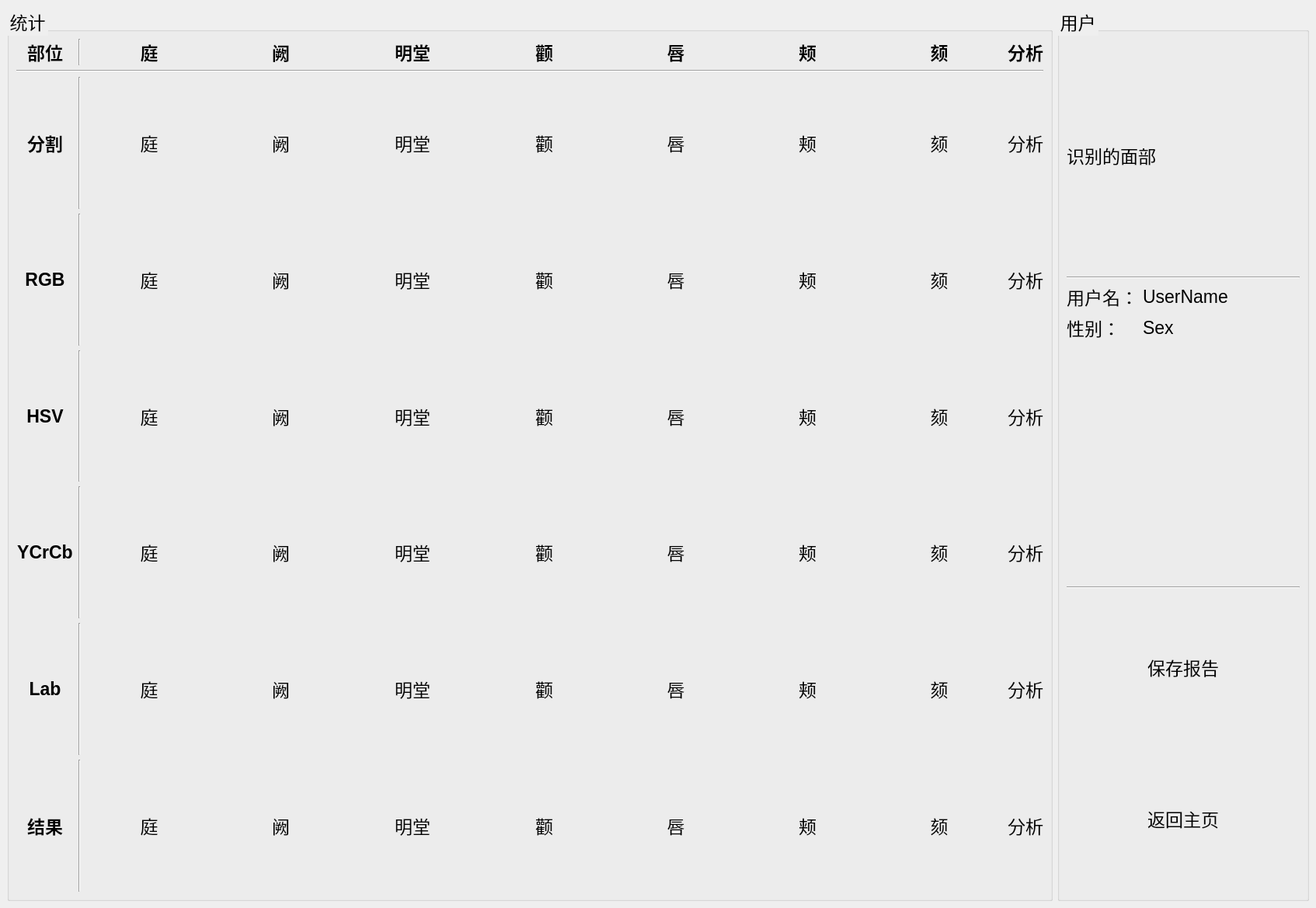
<?xml version="1.0" encoding="UTF-8"?>
<ui version="4.0">
 <class>MainWindow</class>
 <widget class="QMainWindow" name="MainWindow">
  <property name="geometry">
   <rect>
    <x>0</x>
    <y>0</y>
    <width>1694</width>
    <height>1169</height>
   </rect>
  </property>
  <property name="windowTitle">
   <string>MainWindow</string>
  </property>
  <property name="styleSheet">
   <string notr="true">* {
	font-size:23px
}</string>
  </property>
  <widget class="QWidget" name="centralwidget">
   <layout class="QGridLayout" name="gridLayout_3" columnstretch="8,0">
    <item row="0" column="1">
     <widget class="QGroupBox" name="groupBox_2">
      <property name="title">
       <string>用户</string>
      </property>
      <layout class="QVBoxLayout" name="verticalLayout_6" stretch="0">
       <item>
        <layout class="QVBoxLayout" name="verticalLayout_5" stretch="0,0,0,0,0">
         <property name="sizeConstraint">
          <enum>QLayout::SetDefaultConstraint</enum>
         </property>
         <item>
          <layout class="QVBoxLayout" name="verticalLayout_3">
           <item>
            <widget class="QLabel" name="label_face_drawed">
             <property name="sizePolicy">
              <sizepolicy hsizetype="Minimum" vsizetype="Fixed">
               <horstretch>0</horstretch>
               <verstretch>0</verstretch>
              </sizepolicy>
             </property>
             <property name="minimumSize">
              <size>
               <width>300</width>
               <height>300</height>
              </size>
             </property>
             <property name="text">
              <string>识别的面部</string>
             </property>
            </widget>
           </item>
          </layout>
         </item>
         <item>
          <widget class="Line" name="line_2">
           <property name="orientation">
            <enum>Qt::Horizontal</enum>
           </property>
          </widget>
         </item>
         <item>
          <layout class="QFormLayout" name="formLayout_2">
           <property name="labelAlignment">
            <set>Qt::AlignLeading|Qt::AlignLeft|Qt::AlignVCenter</set>
           </property>
           <item row="0" column="0">
            <widget class="QLabel" name="label">
             <property name="text">
              <string>用户名：</string>
             </property>
            </widget>
           </item>
           <item row="0" column="1">
            <widget class="QLabel" name="label_username">
             <property name="text">
              <string>UserName</string>
             </property>
            </widget>
           </item>
           <item row="1" column="0">
            <widget class="QLabel" name="label_3">
             <property name="text">
              <string>性别：</string>
             </property>
            </widget>
           </item>
           <item row="1" column="1">
            <widget class="QLabel" name="label_sex">
             <property name="text">
              <string>Sex</string>
             </property>
            </widget>
           </item>
          </layout>
         </item>
         <item>
          <widget class="Line" name="line_3">
           <property name="orientation">
            <enum>Qt::Horizontal</enum>
           </property>
          </widget>
         </item>
         <item>
          <layout class="QVBoxLayout" name="verticalLayout_7">
           <item>
            <widget class="QPushButton" name="pushButton_save_report">
             <property name="sizePolicy">
              <sizepolicy hsizetype="Minimum" vsizetype="Minimum">
               <horstretch>0</horstretch>
               <verstretch>0</verstretch>
              </sizepolicy>
             </property>
             <property name="text">
              <string>保存报告</string>
             </property>
             <property name="flat">
              <bool>true</bool>
             </property>
            </widget>
           </item>
           <item>
            <widget class="QPushButton" name="pushButton_back_home">
             <property name="sizePolicy">
              <sizepolicy hsizetype="Minimum" vsizetype="Minimum">
               <horstretch>0</horstretch>
               <verstretch>0</verstretch>
              </sizepolicy>
             </property>
             <property name="text">
              <string>返回主页</string>
             </property>
             <property name="flat">
              <bool>true</bool>
             </property>
            </widget>
           </item>
          </layout>
         </item>
        </layout>
       </item>
      </layout>
     </widget>
    </item>
    <item row="0" column="0">
     <widget class="QGroupBox" name="groupBox">
      <property name="title">
       <string>统计</string>
      </property>
      <layout class="QVBoxLayout" name="verticalLayout_2" stretch="1,7,7,7,7,7,7,7">
       <item>
        <layout class="QHBoxLayout" name="horizontalLayout_header">
         <item>
          <widget class="QLabel" name="label_part_header">
           <property name="enabled">
            <bool>true</bool>
           </property>
           <property name="sizePolicy">
            <sizepolicy hsizetype="Fixed" vsizetype="Preferred">
             <horstretch>0</horstretch>
             <verstretch>0</verstretch>
            </sizepolicy>
           </property>
           <property name="minimumSize">
            <size>
             <width>74</width>
             <height>0</height>
            </size>
           </property>
           <property name="maximumSize">
            <size>
             <width>74</width>
             <height>16777215</height>
            </size>
           </property>
           <property name="styleSheet">
            <string notr="true">font-weight:bold</string>
           </property>
           <property name="text">
            <string>部位</string>
           </property>
           <property name="alignment">
            <set>Qt::AlignCenter</set>
           </property>
          </widget>
         </item>
         <item>
          <widget class="Line" name="line_10">
           <property name="orientation">
            <enum>Qt::Vertical</enum>
           </property>
          </widget>
         </item>
         <item>
          <widget class="QLabel" name="label_ting_header">
           <property name="styleSheet">
            <string notr="true">font-weight:bold</string>
           </property>
           <property name="text">
            <string>庭</string>
           </property>
           <property name="alignment">
            <set>Qt::AlignCenter</set>
           </property>
          </widget>
         </item>
         <item>
          <widget class="QLabel" name="label_label_que_herder">
           <property name="styleSheet">
            <string notr="true">font-weight:bold</string>
           </property>
           <property name="text">
            <string>阙</string>
           </property>
           <property name="alignment">
            <set>Qt::AlignCenter</set>
           </property>
          </widget>
         </item>
         <item>
          <widget class="QLabel" name="label_ming_tang_header">
           <property name="styleSheet">
            <string notr="true">font-weight:bold</string>
           </property>
           <property name="text">
            <string>明堂</string>
           </property>
           <property name="alignment">
            <set>Qt::AlignCenter</set>
           </property>
          </widget>
         </item>
         <item>
          <widget class="QLabel" name="lebel_quan_header">
           <property name="styleSheet">
            <string notr="true">font-weight:bold</string>
           </property>
           <property name="text">
            <string>颧</string>
           </property>
           <property name="alignment">
            <set>Qt::AlignCenter</set>
           </property>
          </widget>
         </item>
         <item>
          <widget class="QLabel" name="label_chun_header">
           <property name="styleSheet">
            <string notr="true">font-weight:bold</string>
           </property>
           <property name="text">
            <string>唇</string>
           </property>
           <property name="alignment">
            <set>Qt::AlignCenter</set>
           </property>
          </widget>
         </item>
         <item>
          <widget class="QLabel" name="label_jia_header">
           <property name="styleSheet">
            <string notr="true">font-weight:bold</string>
           </property>
           <property name="text">
            <string>颊</string>
           </property>
           <property name="alignment">
            <set>Qt::AlignCenter</set>
           </property>
          </widget>
         </item>
         <item>
          <widget class="QLabel" name="label_ke_header">
           <property name="styleSheet">
            <string notr="true">font-weight:bold</string>
           </property>
           <property name="text">
            <string>颏</string>
           </property>
           <property name="alignment">
            <set>Qt::AlignCenter</set>
           </property>
          </widget>
         </item>
         <item>
          <widget class="QLabel" name="label_fenxi_header">
           <property name="sizePolicy">
            <sizepolicy hsizetype="Fixed" vsizetype="Preferred">
             <horstretch>0</horstretch>
             <verstretch>0</verstretch>
            </sizepolicy>
           </property>
           <property name="styleSheet">
            <string notr="true">font-weight:bold</string>
           </property>
           <property name="text">
            <string>分析</string>
           </property>
           <property name="alignment">
            <set>Qt::AlignCenter</set>
           </property>
          </widget>
         </item>
        </layout>
       </item>
       <item>
        <widget class="Line" name="line">
         <property name="orientation">
          <enum>Qt::Horizontal</enum>
         </property>
        </widget>
       </item>
       <item>
        <layout class="QHBoxLayout" name="horizontalLayout_user">
         <item>
          <widget class="QLabel" name="label_part_user">
           <property name="enabled">
            <bool>true</bool>
           </property>
           <property name="sizePolicy">
            <sizepolicy hsizetype="Fixed" vsizetype="Preferred">
             <horstretch>0</horstretch>
             <verstretch>0</verstretch>
            </sizepolicy>
           </property>
           <property name="minimumSize">
            <size>
             <width>74</width>
             <height>0</height>
            </size>
           </property>
           <property name="maximumSize">
            <size>
             <width>74</width>
             <height>16777215</height>
            </size>
           </property>
           <property name="styleSheet">
            <string notr="true">font-weight:bold</string>
           </property>
           <property name="text">
            <string>分割</string>
           </property>
           <property name="alignment">
            <set>Qt::AlignCenter</set>
           </property>
          </widget>
         </item>
         <item>
          <widget class="Line" name="line_4">
           <property name="orientation">
            <enum>Qt::Vertical</enum>
           </property>
          </widget>
         </item>
         <item>
          <widget class="QLabel" name="label_ting_user">
           <property name="text">
            <string>庭</string>
           </property>
           <property name="alignment">
            <set>Qt::AlignCenter</set>
           </property>
          </widget>
         </item>
         <item>
          <widget class="QLabel" name="label_que_user">
           <property name="text">
            <string>阙</string>
           </property>
           <property name="alignment">
            <set>Qt::AlignCenter</set>
           </property>
          </widget>
         </item>
         <item>
          <widget class="QLabel" name="label_ming_tang_user">
           <property name="text">
            <string>明堂</string>
           </property>
           <property name="alignment">
            <set>Qt::AlignCenter</set>
           </property>
          </widget>
         </item>
         <item>
          <widget class="QLabel" name="label_quan_user">
           <property name="text">
            <string>颧</string>
           </property>
           <property name="alignment">
            <set>Qt::AlignCenter</set>
           </property>
          </widget>
         </item>
         <item>
          <widget class="QLabel" name="label_chun_user">
           <property name="text">
            <string>唇</string>
           </property>
           <property name="alignment">
            <set>Qt::AlignCenter</set>
           </property>
          </widget>
         </item>
         <item>
          <widget class="QLabel" name="label_jia_user">
           <property name="text">
            <string>颊</string>
           </property>
           <property name="alignment">
            <set>Qt::AlignCenter</set>
           </property>
          </widget>
         </item>
         <item>
          <widget class="QLabel" name="label_ke_user">
           <property name="text">
            <string>颏</string>
           </property>
           <property name="alignment">
            <set>Qt::AlignCenter</set>
           </property>
          </widget>
         </item>
         <item>
          <widget class="QLabel" name="label_fenxi_user">
           <property name="sizePolicy">
            <sizepolicy hsizetype="Fixed" vsizetype="Preferred">
             <horstretch>0</horstretch>
             <verstretch>0</verstretch>
            </sizepolicy>
           </property>
           <property name="text">
            <string>分析</string>
           </property>
           <property name="alignment">
            <set>Qt::AlignCenter</set>
           </property>
          </widget>
         </item>
        </layout>
       </item>
       <item>
        <layout class="QHBoxLayout" name="horizontalLayout_rgb">
         <item>
          <widget class="QLabel" name="label_part_rgb">
           <property name="enabled">
            <bool>true</bool>
           </property>
           <property name="sizePolicy">
            <sizepolicy hsizetype="Fixed" vsizetype="Preferred">
             <horstretch>0</horstretch>
             <verstretch>0</verstretch>
            </sizepolicy>
           </property>
           <property name="minimumSize">
            <size>
             <width>74</width>
             <height>0</height>
            </size>
           </property>
           <property name="maximumSize">
            <size>
             <width>74</width>
             <height>16777215</height>
            </size>
           </property>
           <property name="styleSheet">
            <string notr="true">font-weight:bold</string>
           </property>
           <property name="text">
            <string>RGB</string>
           </property>
           <property name="alignment">
            <set>Qt::AlignCenter</set>
           </property>
          </widget>
         </item>
         <item>
          <widget class="Line" name="line_5">
           <property name="orientation">
            <enum>Qt::Vertical</enum>
           </property>
          </widget>
         </item>
         <item>
          <widget class="QLabel" name="label_ting_rgb">
           <property name="text">
            <string>庭</string>
           </property>
           <property name="alignment">
            <set>Qt::AlignCenter</set>
           </property>
          </widget>
         </item>
         <item>
          <widget class="QLabel" name="label_que_rgb">
           <property name="text">
            <string>阙</string>
           </property>
           <property name="alignment">
            <set>Qt::AlignCenter</set>
           </property>
          </widget>
         </item>
         <item>
          <widget class="QLabel" name="label_ming_tang_rgb">
           <property name="text">
            <string>明堂</string>
           </property>
           <property name="alignment">
            <set>Qt::AlignCenter</set>
           </property>
          </widget>
         </item>
         <item>
          <widget class="QLabel" name="label_quan_rgb">
           <property name="text">
            <string>颧</string>
           </property>
           <property name="alignment">
            <set>Qt::AlignCenter</set>
           </property>
          </widget>
         </item>
         <item>
          <widget class="QLabel" name="label_chun_rgb">
           <property name="text">
            <string>唇</string>
           </property>
           <property name="alignment">
            <set>Qt::AlignCenter</set>
           </property>
          </widget>
         </item>
         <item>
          <widget class="QLabel" name="label_jia_rgb">
           <property name="text">
            <string>颊</string>
           </property>
           <property name="alignment">
            <set>Qt::AlignCenter</set>
           </property>
          </widget>
         </item>
         <item>
          <widget class="QLabel" name="label_ke_rgb">
           <property name="text">
            <string>颏</string>
           </property>
           <property name="alignment">
            <set>Qt::AlignCenter</set>
           </property>
          </widget>
         </item>
         <item>
          <widget class="QLabel" name="label_fenxi_rgb">
           <property name="sizePolicy">
            <sizepolicy hsizetype="Fixed" vsizetype="Preferred">
             <horstretch>0</horstretch>
             <verstretch>0</verstretch>
            </sizepolicy>
           </property>
           <property name="text">
            <string>分析</string>
           </property>
           <property name="alignment">
            <set>Qt::AlignCenter</set>
           </property>
          </widget>
         </item>
        </layout>
       </item>
       <item>
        <layout class="QHBoxLayout" name="horizontalLayout_hsv">
         <item>
          <widget class="QLabel" name="label_part_hsv">
           <property name="enabled">
            <bool>true</bool>
           </property>
           <property name="sizePolicy">
            <sizepolicy hsizetype="Fixed" vsizetype="Preferred">
             <horstretch>0</horstretch>
             <verstretch>0</verstretch>
            </sizepolicy>
           </property>
           <property name="minimumSize">
            <size>
             <width>74</width>
             <height>0</height>
            </size>
           </property>
           <property name="maximumSize">
            <size>
             <width>74</width>
             <height>16777215</height>
            </size>
           </property>
           <property name="styleSheet">
            <string notr="true">font-weight:bold</string>
           </property>
           <property name="text">
            <string>HSV</string>
           </property>
           <property name="alignment">
            <set>Qt::AlignCenter</set>
           </property>
          </widget>
         </item>
         <item>
          <widget class="Line" name="line_6">
           <property name="orientation">
            <enum>Qt::Vertical</enum>
           </property>
          </widget>
         </item>
         <item>
          <widget class="QLabel" name="label_ting_hsv">
           <property name="text">
            <string>庭</string>
           </property>
           <property name="alignment">
            <set>Qt::AlignCenter</set>
           </property>
          </widget>
         </item>
         <item>
          <widget class="QLabel" name="label_que_hsv">
           <property name="text">
            <string>阙</string>
           </property>
           <property name="alignment">
            <set>Qt::AlignCenter</set>
           </property>
          </widget>
         </item>
         <item>
          <widget class="QLabel" name="label_ming_tang_hsv">
           <property name="text">
            <string>明堂</string>
           </property>
           <property name="alignment">
            <set>Qt::AlignCenter</set>
           </property>
          </widget>
         </item>
         <item>
          <widget class="QLabel" name="label_quan_hsv">
           <property name="text">
            <string>颧</string>
           </property>
           <property name="alignment">
            <set>Qt::AlignCenter</set>
           </property>
          </widget>
         </item>
         <item>
          <widget class="QLabel" name="label_chun_hsv">
           <property name="text">
            <string>唇</string>
           </property>
           <property name="alignment">
            <set>Qt::AlignCenter</set>
           </property>
          </widget>
         </item>
         <item>
          <widget class="QLabel" name="label_jia_hsv">
           <property name="text">
            <string>颊</string>
           </property>
           <property name="alignment">
            <set>Qt::AlignCenter</set>
           </property>
          </widget>
         </item>
         <item>
          <widget class="QLabel" name="label_ke_hsv">
           <property name="text">
            <string>颏</string>
           </property>
           <property name="alignment">
            <set>Qt::AlignCenter</set>
           </property>
          </widget>
         </item>
         <item>
          <widget class="QLabel" name="label_fenxi_hsv">
           <property name="sizePolicy">
            <sizepolicy hsizetype="Fixed" vsizetype="Preferred">
             <horstretch>0</horstretch>
             <verstretch>0</verstretch>
            </sizepolicy>
           </property>
           <property name="text">
            <string>分析</string>
           </property>
           <property name="alignment">
            <set>Qt::AlignCenter</set>
           </property>
          </widget>
         </item>
        </layout>
       </item>
       <item>
        <layout class="QHBoxLayout" name="horizontalLayout_ycrcb">
         <item>
          <widget class="QLabel" name="label_part_ycrcb">
           <property name="enabled">
            <bool>true</bool>
           </property>
           <property name="sizePolicy">
            <sizepolicy hsizetype="Fixed" vsizetype="Preferred">
             <horstretch>0</horstretch>
             <verstretch>0</verstretch>
            </sizepolicy>
           </property>
           <property name="minimumSize">
            <size>
             <width>74</width>
             <height>0</height>
            </size>
           </property>
           <property name="maximumSize">
            <size>
             <width>74</width>
             <height>16777215</height>
            </size>
           </property>
           <property name="styleSheet">
            <string notr="true">font-weight:bold</string>
           </property>
           <property name="text">
            <string>YCrCb</string>
           </property>
           <property name="alignment">
            <set>Qt::AlignCenter</set>
           </property>
          </widget>
         </item>
         <item>
          <widget class="Line" name="line_7">
           <property name="orientation">
            <enum>Qt::Vertical</enum>
           </property>
          </widget>
         </item>
         <item>
          <widget class="QLabel" name="label_ting_ycrcb">
           <property name="text">
            <string>庭</string>
           </property>
           <property name="alignment">
            <set>Qt::AlignCenter</set>
           </property>
          </widget>
         </item>
         <item>
          <widget class="QLabel" name="label_que_ycrcb">
           <property name="text">
            <string>阙</string>
           </property>
           <property name="alignment">
            <set>Qt::AlignCenter</set>
           </property>
          </widget>
         </item>
         <item>
          <widget class="QLabel" name="label_ming_tang_ycrcb">
           <property name="text">
            <string>明堂</string>
           </property>
           <property name="alignment">
            <set>Qt::AlignCenter</set>
           </property>
          </widget>
         </item>
         <item>
          <widget class="QLabel" name="label_quan_ycrcb">
           <property name="text">
            <string>颧</string>
           </property>
           <property name="alignment">
            <set>Qt::AlignCenter</set>
           </property>
          </widget>
         </item>
         <item>
          <widget class="QLabel" name="label_chun_ycrcb">
           <property name="text">
            <string>唇</string>
           </property>
           <property name="alignment">
            <set>Qt::AlignCenter</set>
           </property>
          </widget>
         </item>
         <item>
          <widget class="QLabel" name="label_jia_ycrcb">
           <property name="text">
            <string>颊</string>
           </property>
           <property name="alignment">
            <set>Qt::AlignCenter</set>
           </property>
          </widget>
         </item>
         <item>
          <widget class="QLabel" name="label_ke_ycrcb">
           <property name="text">
            <string>颏</string>
           </property>
           <property name="alignment">
            <set>Qt::AlignCenter</set>
           </property>
          </widget>
         </item>
         <item>
          <widget class="QLabel" name="label_fenxi_ycrcb">
           <property name="sizePolicy">
            <sizepolicy hsizetype="Fixed" vsizetype="Preferred">
             <horstretch>0</horstretch>
             <verstretch>0</verstretch>
            </sizepolicy>
           </property>
           <property name="text">
            <string>分析</string>
           </property>
           <property name="alignment">
            <set>Qt::AlignCenter</set>
           </property>
          </widget>
         </item>
        </layout>
       </item>
       <item>
        <layout class="QHBoxLayout" name="horizontalLayout_lab">
         <item>
          <widget class="QLabel" name="label_part_lab">
           <property name="enabled">
            <bool>true</bool>
           </property>
           <property name="sizePolicy">
            <sizepolicy hsizetype="Fixed" vsizetype="Preferred">
             <horstretch>0</horstretch>
             <verstretch>0</verstretch>
            </sizepolicy>
           </property>
           <property name="minimumSize">
            <size>
             <width>74</width>
             <height>0</height>
            </size>
           </property>
           <property name="maximumSize">
            <size>
             <width>74</width>
             <height>16777215</height>
            </size>
           </property>
           <property name="styleSheet">
            <string notr="true">font-weight:bold</string>
           </property>
           <property name="text">
            <string>Lab</string>
           </property>
           <property name="alignment">
            <set>Qt::AlignCenter</set>
           </property>
          </widget>
         </item>
         <item>
          <widget class="Line" name="line_8">
           <property name="orientation">
            <enum>Qt::Vertical</enum>
           </property>
          </widget>
         </item>
         <item>
          <widget class="QLabel" name="label_ting_lab">
           <property name="text">
            <string>庭</string>
           </property>
           <property name="alignment">
            <set>Qt::AlignCenter</set>
           </property>
          </widget>
         </item>
         <item>
          <widget class="QLabel" name="label_que_lab">
           <property name="text">
            <string>阙</string>
           </property>
           <property name="alignment">
            <set>Qt::AlignCenter</set>
           </property>
          </widget>
         </item>
         <item>
          <widget class="QLabel" name="label_ming_tang_lab">
           <property name="text">
            <string>明堂</string>
           </property>
           <property name="alignment">
            <set>Qt::AlignCenter</set>
           </property>
          </widget>
         </item>
         <item>
          <widget class="QLabel" name="label_quan_lab">
           <property name="text">
            <string>颧</string>
           </property>
           <property name="alignment">
            <set>Qt::AlignCenter</set>
           </property>
          </widget>
         </item>
         <item>
          <widget class="QLabel" name="label_chun_lab">
           <property name="text">
            <string>唇</string>
           </property>
           <property name="alignment">
            <set>Qt::AlignCenter</set>
           </property>
          </widget>
         </item>
         <item>
          <widget class="QLabel" name="label_jia_lab">
           <property name="text">
            <string>颊</string>
           </property>
           <property name="alignment">
            <set>Qt::AlignCenter</set>
           </property>
          </widget>
         </item>
         <item>
          <widget class="QLabel" name="label_ke_lab">
           <property name="text">
            <string>颏</string>
           </property>
           <property name="alignment">
            <set>Qt::AlignCenter</set>
           </property>
          </widget>
         </item>
         <item>
          <widget class="QLabel" name="label_fenxi_lab">
           <property name="sizePolicy">
            <sizepolicy hsizetype="Fixed" vsizetype="Preferred">
             <horstretch>0</horstretch>
             <verstretch>0</verstretch>
            </sizepolicy>
           </property>
           <property name="text">
            <string>分析</string>
           </property>
           <property name="alignment">
            <set>Qt::AlignCenter</set>
           </property>
          </widget>
         </item>
        </layout>
       </item>
       <item>
        <layout class="QHBoxLayout" name="horizontalLayout_result">
         <item>
          <widget class="QLabel" name="label_part_result">
           <property name="enabled">
            <bool>true</bool>
           </property>
           <property name="sizePolicy">
            <sizepolicy hsizetype="Fixed" vsizetype="Preferred">
             <horstretch>0</horstretch>
             <verstretch>0</verstretch>
            </sizepolicy>
           </property>
           <property name="minimumSize">
            <size>
             <width>74</width>
             <height>0</height>
            </size>
           </property>
           <property name="maximumSize">
            <size>
             <width>74</width>
             <height>16777215</height>
            </size>
           </property>
           <property name="styleSheet">
            <string notr="true">font-weight:bold</string>
           </property>
           <property name="text">
            <string>结果</string>
           </property>
           <property name="alignment">
            <set>Qt::AlignCenter</set>
           </property>
          </widget>
         </item>
         <item>
          <widget class="Line" name="line_9">
           <property name="orientation">
            <enum>Qt::Vertical</enum>
           </property>
          </widget>
         </item>
         <item>
          <widget class="QLabel" name="label_ting_result">
           <property name="text">
            <string>庭</string>
           </property>
           <property name="alignment">
            <set>Qt::AlignCenter</set>
           </property>
          </widget>
         </item>
         <item>
          <widget class="QLabel" name="label_que_result">
           <property name="text">
            <string>阙</string>
           </property>
           <property name="alignment">
            <set>Qt::AlignCenter</set>
           </property>
          </widget>
         </item>
         <item>
          <widget class="QLabel" name="label_ming_tang_result">
           <property name="text">
            <string>明堂</string>
           </property>
           <property name="alignment">
            <set>Qt::AlignCenter</set>
           </property>
          </widget>
         </item>
         <item>
          <widget class="QLabel" name="label_quan_result">
           <property name="text">
            <string>颧</string>
           </property>
           <property name="alignment">
            <set>Qt::AlignCenter</set>
           </property>
          </widget>
         </item>
         <item>
          <widget class="QLabel" name="label_chun_result">
           <property name="text">
            <string>唇</string>
           </property>
           <property name="alignment">
            <set>Qt::AlignCenter</set>
           </property>
          </widget>
         </item>
         <item>
          <widget class="QLabel" name="label_jia_result">
           <property name="text">
            <string>颊</string>
           </property>
           <property name="alignment">
            <set>Qt::AlignCenter</set>
           </property>
          </widget>
         </item>
         <item>
          <widget class="QLabel" name="label_ke_result">
           <property name="text">
            <string>颏</string>
           </property>
           <property name="alignment">
            <set>Qt::AlignCenter</set>
           </property>
          </widget>
         </item>
         <item>
          <widget class="QLabel" name="label_fenxi_result">
           <property name="sizePolicy">
            <sizepolicy hsizetype="Fixed" vsizetype="Preferred">
             <horstretch>0</horstretch>
             <verstretch>0</verstretch>
            </sizepolicy>
           </property>
           <property name="text">
            <string>分析</string>
           </property>
           <property name="alignment">
            <set>Qt::AlignCenter</set>
           </property>
          </widget>
         </item>
        </layout>
       </item>
      </layout>
     </widget>
    </item>
   </layout>
  </widget>
 </widget>
 <resources/>
 <connections/>
</ui>
